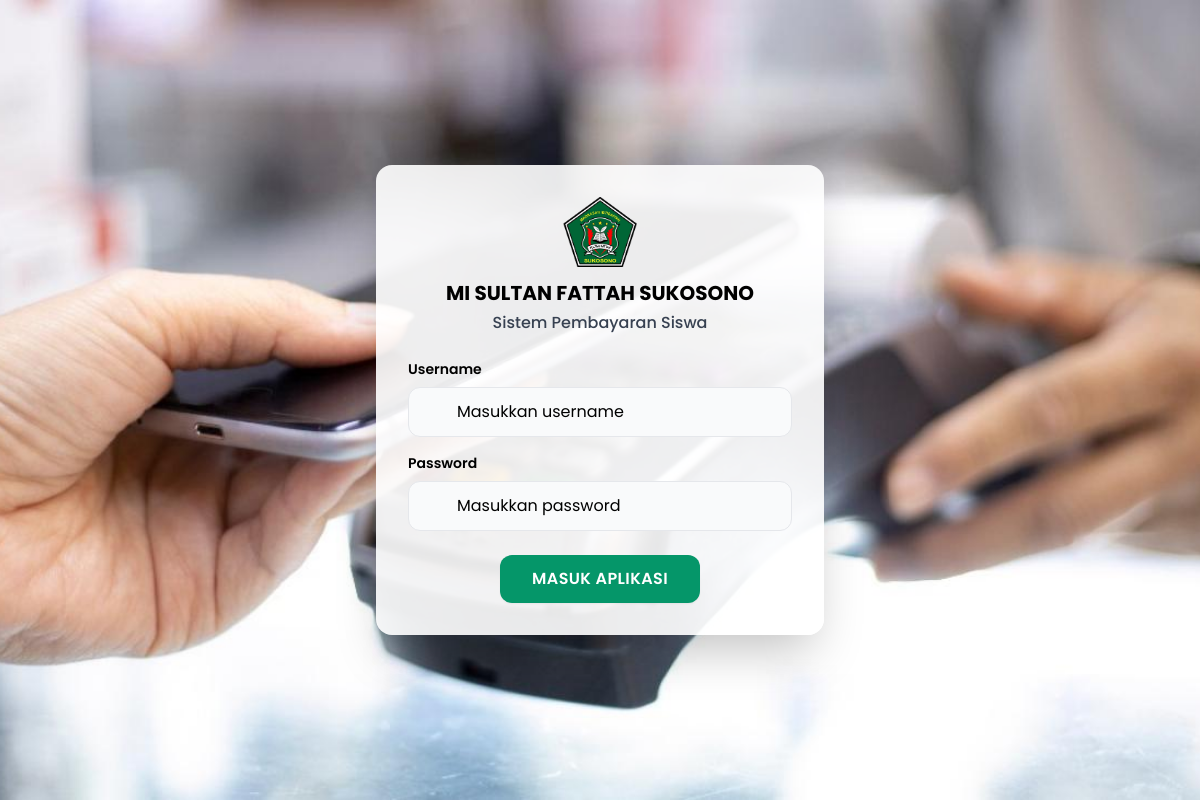
The app's page /auth/login.php with its own data.
### tables this page shows
CREATE TABLE `pengaturan` (
  `id_pengaturan` int NOT NULL,
  `nama_sekolah` varchar(100) DEFAULT NULL,
  `alamat_sekolah` text,
  `logo` varchar(255) DEFAULT NULL,
  `nama_bendahara` varchar(100) DEFAULT NULL,
  `tahun_ajaran` varchar(20) DEFAULT '',
  `bg_login` varchar(255) DEFAULT NULL,
  PRIMARY KEY (`id_pengaturan`)
);

### config/config.php (called while the page is built, shortened)
<?php
if (!isset($base_url)) {
    $protocol = (isset($_SERVER['HTTPS']) && $_SERVER['HTTPS'] === 'on' ? "https" : "http");
    $server_host = $_SERVER['HTTP_HOST'];
    if (strpos($server_host, '.test') !== false || strpos($server_host, '.local') !== false) {
        $base_url = $protocol . "://" . $server_host;
    }
    else {
        $project_path = str_replace('\\', '/', __DIR__);
        $project_path = dirname($project_path);
        $doc_root = str_replace('\\', '/', $_SERVER['DOCUMENT_ROOT']);
        $path = str_replace($doc_root, '', $project_path);
        $path = trim($path, '/');
        if (empty($path)) {
            $base_url = $protocol . "://" . $server_host;
        } else {
            $base_url = $protocol . "://" . $server_host . "/" . $path;
        }
    }
}
function base_url($path = "") {
    global $base_url;
    return $base_url . "/" . ltrim($path, "/");
}
?>

### auth/login.php (the view, shortened to what this page needs)
<?php
include '../config/config.php';
$q_setting = mysqli_query($koneksi, "SELECT * FROM pengaturan WHERE id_pengaturan = 1");
$d_setting = mysqli_fetch_assoc($q_setting);
$bg_login = $d_setting['bg_login'] ?? '';
$nama_sekolah = $d_setting['nama_sekolah'] ?? 'Sekolah';
$logo_sekolah = $d_setting['logo'] ?? '';
?>
<!DOCTYPE html>
<html lang="en">
<head>
    <link rel="stylesheet" href="<?= base_url('assets/vendors/mdi/css/materialdesignicons.min.css') ?>">
    <script src="https://cdn.tailwindcss.com"></script>
</head>
<body class="font-sans bg-gray-100">
    <div class="min-h-screen flex items-center justify-center p-4" style="<?= !empty($bg_login) ? "background-image: url('" . base_url('assets/images/' . $bg_login) . "'); background-size: cover; background-position: center;" : "background-color: #f3f4f6;" ?>">
        <div class="w-full max-w-md">
            <div class="bg-white bg-opacity-90 p-8 rounded-2xl shadow-2xl">
                <div class="text-center mb-6">
                    <?php if(!empty($logo_sekolah)): ?>
                        <img src="<?= base_url('assets/images/'.$logo_sekolah) ?>" alt="logo" class="w-20 mx-auto mb-3">
                    <?php endif; ?>
                    <h4 class="font-bold text-black text-xl uppercase"><?= $nama_sekolah ?></h4>
                    <h6 class="font-medium text-gray-700 mt-1">Sistem Pembayaran Siswa</h6>
                </div>
                <form action="" method="post">
                    <div class="mb-4">
                        <label class="label block text-black font-semibold text-sm mb-2" for="login-username">Username</label>
                        <div class="relative">
                            <input id="login-username" type="text" name="username" class="w-full min-h-[3rem] py-3 pl-12 pr-4 border border-gray-200 rounded-xl bg-gray-50 hover:border-gray-300 focus:outline-none focus:bg-white focus:border-primary focus:ring-2 focus:ring-primary focus:ring-opacity-20 transition text-gray-900 font-medium placeholder:text-black placeholder:font-normal" placeholder="Masukkan username" required autocomplete="username">
                        </div>
                    </div>
                    <div class="mb-6">
                        <label class="label block text-black font-semibold text-sm mb-2" for="login-password">Password</label>
                        <div class="relative">
                            <input id="login-password" type="password" name="password" class="w-full min-h-[3rem] py-3 pl-12 pr-4 border border-gray-200 rounded-xl bg-gray-50 hover:border-gray-300 focus:outline-none focus:bg-white focus:border-primary focus:ring-2 focus:ring-primary focus:ring-opacity-20 transition text-gray-900 font-medium placeholder:text-black placeholder:font-normal" placeholder="Masukkan password" required autocomplete="current-password">
                        </div>
                    </div>
                    <div class="text-center">
                        <button type="submit" name="login" class="px-8 py-3 bg-primary text-white font-semibold rounded-xl hover:bg-primary-dark transition shadow-sm tracking-wide">MASUK APLIKASI</button>
                    </div>
                </form>
            </div>
        </div>
    </div>
</body>
</html>

### records on screen
pengaturan: bg_login (picture), logo (picture), nama_sekolah "MI SULTAN FATTAH SUKOSONO"
